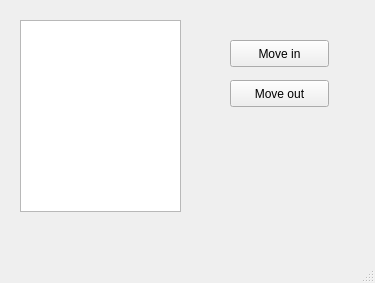
<?xml version="1.0" encoding="UTF-8"?>
<ui version="4.0">
 <class>movebin</class>
 <widget class="QMainWindow" name="movebin">
  <property name="geometry">
   <rect>
    <x>0</x>
    <y>0</y>
    <width>375</width>
    <height>283</height>
   </rect>
  </property>
  <property name="windowTitle">
   <string>MainWindow</string>
  </property>
  <widget class="QWidget" name="centralwidget">
   <widget class="QListWidget" name="bin_list">
    <property name="geometry">
     <rect>
      <x>20</x>
      <y>20</y>
      <width>161</width>
      <height>192</height>
     </rect>
    </property>
   </widget>
   <widget class="QPushButton" name="movein_button">
    <property name="geometry">
     <rect>
      <x>230</x>
      <y>40</y>
      <width>99</width>
      <height>27</height>
     </rect>
    </property>
    <property name="text">
     <string>Move in</string>
    </property>
   </widget>
   <widget class="QPushButton" name="moveout_button">
    <property name="geometry">
     <rect>
      <x>230</x>
      <y>80</y>
      <width>99</width>
      <height>27</height>
     </rect>
    </property>
    <property name="text">
     <string>Move out</string>
    </property>
   </widget>
  </widget>
  <widget class="QMenuBar" name="menubar">
   <property name="geometry">
    <rect>
     <x>0</x>
     <y>0</y>
     <width>375</width>
     <height>25</height>
    </rect>
   </property>
  </widget>
  <widget class="QStatusBar" name="statusbar"/>
 </widget>
 <resources/>
 <connections/>
</ui>
